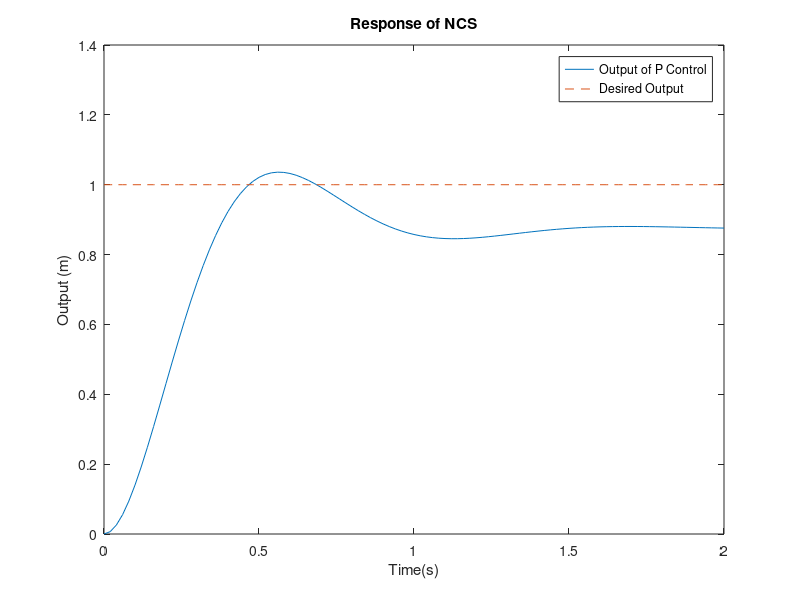
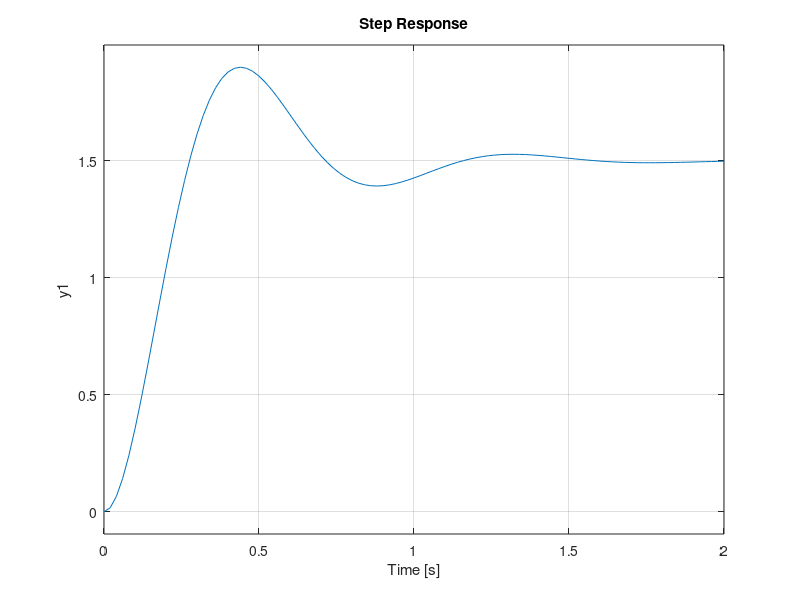

Reproduce these figures in MATLAB, in order.
s = tf('s');
G = 45/(s^2+6*s+60);
[y,t] = step(2*G,2);
figure(1)
plot(t,y+2)
xlim([0,2])
set(gca,'YTick', 1.9:.2:4.1)
grid on
%grid Minor
title('Response of NCS')
xlabel('Time(s)')
ylabel('Output (m)')

%%
figure(2)
step(2*G,2);

%%
G = 35/(s^2+6*s+40);
[y,t] = step(1*G,2);
figure(1)
plot(t,y)
hold on
plot(t,ones(length(t),1),'--')
xlim([0,2])
%set(gca,'YTick', 1.9:.2:4.1)
%grid on
%grid Minor
title('Response of NCS')
xlabel('Time(s)')
ylabel('Output (m)')
legend('Output of P Control', 'Desired Output')